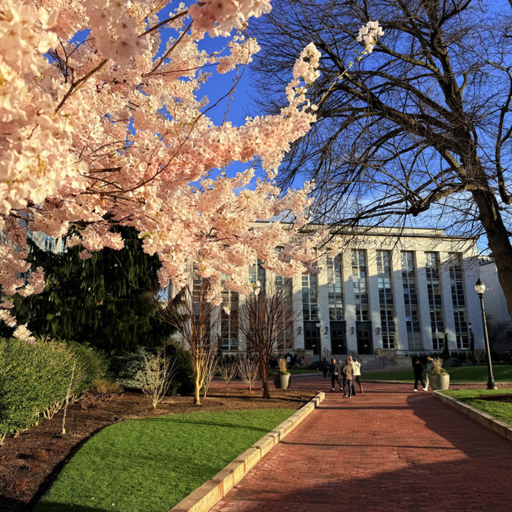
#> input picture test_images/test_image_1_1024.png, 1024 x 1024 px (shown at 1/2 size); its folder holds only this picture in this run
$ jupyter execute --allow-errors profiling_analysis.ipynb
#> lines starting #> are read from the running program, lines starting #| are printed output that depends on the picture
### mosaic_generator.py
"""
Lab 1 Reference Implementation: Image Mosaic Generator
========================================================

This is a BASIC, INTENTIONALLY INEFFICIENT implementation for students
who need a starting point for Lab 5.

WARNING: This code uses nested loops and is NOT optimized.
Your job in Lab 5 is to profile this code and make it much faster!

Author: Reference Implementation for CS 5130
Date: Fall 2025
"""

import numpy as np
import gradio as gr
from PIL import Image
import os
from pathlib import Path


class SimpleMosaicGenerator:
    """
    A basic mosaic generator that replaces image regions with tiles.

    NOTE: This implementation is intentionally simple and uses nested loops.
    It serves as a baseline for optimization in Lab 5.
    """

    def __init__(self, tile_directory, grid_size=(32, 32)):
        """
        Initialize the mosaic generator.

        Parameters:
        -----------
        tile_directory : str
            Path to directory containing tile images
        grid_size : tuple
            Number of tiles in (height, width) format
        """
        self.tile_directory = tile_directory
        self.grid_size = grid_size
        self.tiles = []
        self.tile_colors = []
        self.load_tiles()

    def load_tiles(self):
        """
        Load all tiles from the tile directory.

        NOTE: This loads tiles every time - inefficient!
        """
        tile_path = Path(self.tile_directory)

        if not tile_path.exists():
            print(f"Warning: Tile directory {self.tile_directory} not found!")
            print("Creating sample tiles...")
            self.create_sample_tiles()
            tile_path = Path(self.tile_directory)

        # Load all image files
        valid_extensions = {'.jpg', '.jpeg', '.png', '.bmp'}
        tile_files = [f for f in tile_path.iterdir()
                      if f.suffix.lower() in valid_extensions]

        if not tile_files:
            print("No tile images found! Creating sample tiles...")
            self.create_sample_tiles()
            tile_files = [f for f in tile_path.iterdir()
                          if f.suffix.lower() in valid_extensions]

        print(f"Loading {len(tile_files)} tiles...")

        for tile_file in tile_files:
            try:
                tile = Image.open(tile_file)
                tile = tile.convert('RGB')
                tile = tile.resize((32, 32))  # Standard tile size
                tile_array = np.array(tile)
                self.tiles.append(tile_array)

                # Compute average color for this tile
                avg_color = np.mean(tile_array, axis=(0, 1))
                self.tile_colors.append(avg_color)
            except Exception as e:
                print(f"Error loading {tile_file}: {e}")

        print(f"Loaded {len(self.tiles)} tiles successfully")

    def create_sample_tiles(self):
        """
        Create sample colored tiles if no tiles are provided.
        This creates a basic set of tiles with different colors.
        """
        os.makedirs(self.tile_directory, exist_ok=True)

        # Create tiles with different colors
        colors = [
            (255, 0, 0),  # Red
            (0, 255, 0),  # Green
            (0, 0, 255),  # Blue
            (255, 255, 0),  # Yellow
            (255, 0, 255),  # Magenta
            (0, 255, 255),  # Cyan
            (255, 255, 255),  # White
            (128, 128, 128),  # Gray
            (0, 0, 0),  # Black
            (255, 128, 0),  # Orange
            (128, 0, 255),  # Purple
            (0, 128, 128),  # Teal
        ]

        for i, color in enumerate(colors):
            tile = np.full((32, 32, 3), color, dtype=np.uint8)
            img = Image.fromarray(tile)
            img.save(os.path.join(self.tile_directory, f'tile_{i:02d}.png'))
#> this loop made 12 passes
#> pass 1, in create_sample_tiles, `img = Image.fromarray(tile)`:
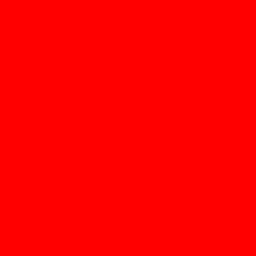
#> img: PIL image 32x32 RGB (shown 8 times larger); mean R, G, B 255, 0, 0
#> pass 2, in create_sample_tiles, `img = Image.fromarray(tile)`:
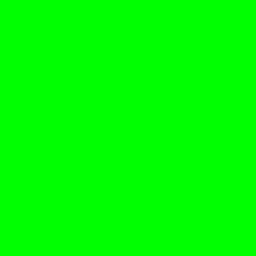
#> img: PIL image 32x32 RGB (shown 8 times larger); mean R, G, B 0, 255, 0
#> pass 3, in create_sample_tiles, `img = Image.fromarray(tile)`:
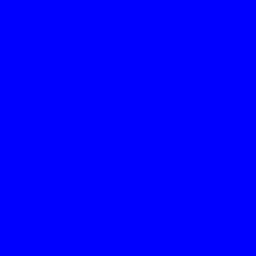
#> img: PIL image 32x32 RGB (shown 8 times larger); mean R, G, B 0, 0, 255
#> after the loop:
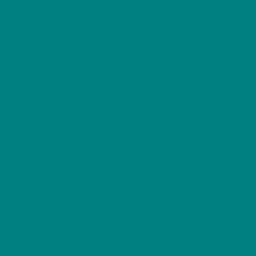
#> img: PIL image 32x32 RGB (shown 8 times larger); mean R, G, B 0, 128, 128

        print(f"Created {len(colors)} sample tiles in {self.tile_directory}")
#| Created 12 sample tiles in tiles
#> in load_tiles, `tile_files = [f for f in tile_path.iterdir() if f.suffix.lower() in va..`: tile_files = []
#| Created 12 sample tiles in tiles
#> (printed output is left out)
#> in measure_runtime, img is the input picture: PIL image 1024x1024 RGB; mean R, G, B 112.6, 98, 87.6

    def preprocess_image(self, image, target_size=512):
        """
        Preprocess the input image: resize and ensure it's RGB.

        Parameters:
        -----------
        image : PIL.Image or np.ndarray
            Input image
        target_size : int
            Target size for the image (will be square)

        Returns:
        --------
        np.ndarray : Preprocessed image
        """
#> called with target_size = 512
        if isinstance(image, np.ndarray):
            image = Image.fromarray(image)

        # Convert to RGB if needed
        if image.mode != 'RGB':
            image = image.convert('RGB')

        # Resize to target size (square)
        image = image.resize((target_size, target_size))
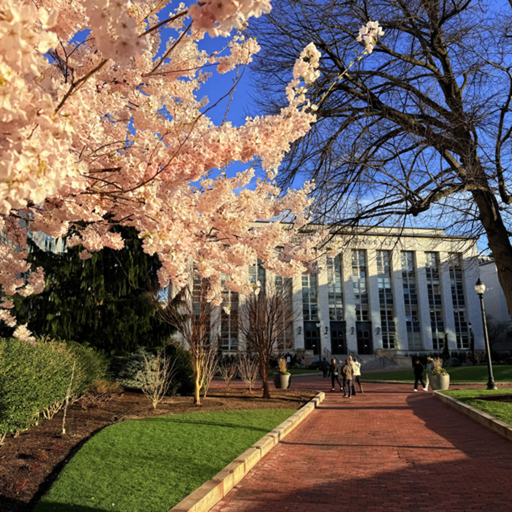
#> image: PIL image 512x512 RGB; mean R, G, B 112.6, 98.1, 87.6
#| Preprocessed image shape: (512, 512, 3)
#| Image value range: 0 to 255

        return np.array(image)

    def divide_into_grid(self, image):
        """
        Divide image into a grid of cells.

        NOTE: This uses nested loops - inefficient!

        Parameters:
        -----------
        image : np.ndarray
            Input image

        Returns:
        --------
        list : List of cell information (row, col, cell_array, avg_color)
        """
        height, width = image.shape[:2]
        grid_h, grid_w = self.grid_size

        cell_height = height // grid_h
        cell_width = width // grid_w

        cells = []

        # INTENTIONALLY INEFFICIENT: Using nested loops
        for i in range(grid_h):
            for j in range(grid_w):
                # Extract cell
                start_h = i * cell_height
                end_h = (i + 1) * cell_height
                start_w = j * cell_width
                end_w = (j + 1) * cell_width

                cell = image[start_h:end_h, start_w:end_w]

                # Compute average color of cell
                avg_color = self.compute_average_color(cell)

                cells.append({
                    'row': i,
                    'col': j,
                    'cell': cell,
                    'avg_color': avg_color
                })
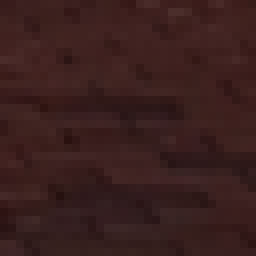
#> cell: shape (32, 32, 3) (shown 8 times larger); mean R, G, B 57.9, 31.4, 30.1
#> after the loop, cells = 256 items

        return cells

    def compute_average_color(self, cell):
        """
        Compute the average color of a cell.

        NOTE: This could be vectorized!

        Parameters:
        -----------
        cell : np.ndarray
            Image cell

        Returns:
        --------
        np.ndarray : Average RGB color
        """
        # INEFFICIENT: Using Python sum instead of NumPy
        total_pixels = cell.shape[0] * cell.shape[1]

        sum_r = 0.0  # Use float to avoid integer overflow
        sum_g = 0.0
        sum_b = 0.0

        # INTENTIONALLY INEFFICIENT: Nested loops
        for i in range(cell.shape[0]):
            for j in range(cell.shape[1]):
                sum_r += float(cell[i, j, 0])
                sum_g += float(cell[i, j, 1])
                sum_b += float(cell[i, j, 2])

        avg_r = sum_r / total_pixels
        avg_g = sum_g / total_pixels
        avg_b = sum_b / total_pixels

        return np.array([avg_r, avg_g, avg_b])

    def find_best_tile(self, target_color):
        """
        Find the tile that best matches the target color.

        NOTE: This uses a loop - could be vectorized!

        Parameters:
        -----------
        target_color : np.ndarray
            Target RGB color

        Returns:
        --------
        int : Index of best matching tile
        """
        best_idx = 0
        best_distance = float('inf')

        # INTENTIONALLY INEFFICIENT: Loop through all tiles
        for i, tile_color in enumerate(self.tile_colors):
            # Compute Euclidean distance
            distance = 0
            for c in range(3):  # R, G, B
                distance += (target_color[c] - tile_color[c]) ** 2
            distance = distance ** 0.5

            if distance < best_distance:
                best_distance = distance
                best_idx = i

        return best_idx

    def create_mosaic(self, image):
        """
        Create a mosaic from the input image.

        Parameters:
        -----------
        image : PIL.Image or np.ndarray
            Input image

        Returns:
        --------
        np.ndarray : Mosaic image
        """
        # Preprocess image
        processed = self.preprocess_image(image)
        print(f"Preprocessed image shape: {processed.shape}")
        print(f"Image value range: {processed.min()} to {processed.max()}")

        # Divide into grid
        cells = self.divide_into_grid(processed)
#> cells = 256 items
        print(f"Created {len(cells)} cells")
#| Created 256 cells

        # Create output image
        height, width = processed.shape[:2]
        mosaic = np.zeros_like(processed)

        grid_h, grid_w = self.grid_size
        cell_height = height // grid_h
        cell_width = width // grid_w

        print(f"Creating mosaic with {len(cells)} cells...")
#> (printed output is left out)
        print(f"Cell dimensions: {cell_height}×{cell_width}")
#| Cell dimensions: 32×32

        # Replace each cell with best matching tile
        # INTENTIONALLY INEFFICIENT: Loop through cells
        for idx, cell_info in enumerate(cells):
            if idx == 0:  # Debug first cell
                print(f"First cell avg color: {cell_info['avg_color']}")

            i = cell_info['row']
            j = cell_info['col']
            avg_color = cell_info['avg_color']

            # Find best matching tile
            tile_idx = self.find_best_tile(avg_color)

            if idx == 0:  # Debug first tile match
                print(f"Matched to tile {tile_idx} with color {self.tile_colors[tile_idx]}")

            tile = self.tiles[tile_idx]

            # Resize tile to match cell size
            tile_resized = Image.fromarray(tile).resize((cell_width, cell_height))
            tile_resized = np.array(tile_resized)

            # Place tile in mosaic
            start_h = i * cell_height
            end_h = (i + 1) * cell_height
            start_w = j * cell_width
            end_w = (j + 1) * cell_width

            mosaic[start_h:end_h, start_w:end_w] = tile_resized
#> this loop made 1 pass
#> (i, j, avg_color, tile_idx) on pass 1: (0, 0, [229.2, 183, 136], 0)
#> (printed output is left out)
#> mosaic: shape (512, 512, 3); every value is 0

        print(f"Mosaic complete. Value range: {mosaic.min()} to {mosaic.max()}")
        return mosaic

    # [100 lines left out: functions compute_mse, create_gradio_interface, not called in this run]


# [4 lines that do not run on import are left out]

### profiling_analysis.ipynb
# Lab 5 Part 1 – Profiling Analysis for Image Mosaic Generator

This notebook documents the profiling analysis for the `SimpleMosaicGenerator` class used in the Image Mosaic Generator project.

## Goals

In this notebook I will:

- Use the provided `mosaic_generator.py` implementation as the baseline for Lab 5 Part 1.
- Set up profiling with:
  - `cProfile` for function level profiling
  - `line_profiler` for line by line analysis
- Create a test suite with:
  - Image sizes: 256×256, 512×512, 1024×1024
  - Grid sizes: 16×16, 32×32, 64×64
- Measure baseline performance for the full mosaic generation process.
- Inspect profiler outputs to identify at least **three concrete performance bottlenecks** that I will optimize later.

## Code under test

The code I am profiling comes from `mosaic_generator.py` and uses:

- `SimpleMosaicGenerator` as the main class
- Key methods:
  - `preprocess_image`
  - `divide_into_grid`
  - `compute_average_color`
  - `find_best_tile`
  - `create_mosaic`
  - `compute_mse`

This notebook focuses on understanding where time is spent in these methods for different image and grid sizes.

[cell 1]
# Setup and imports
# !pip install line_profiler
# !pip install matplotlib
# !pip install ipywidgets


import numpy as np
from PIL import Image
import time
import cProfile
import pstats
from io import StringIO
import matplotlib.pyplot as plt

# Import the mosaic generator class from your local file Lab - 1 (Unoptimized Mosaic Generator)
from mosaic_generator import SimpleMosaicGenerator

[cell 2]
# Prepare test images from sample_images folder

import os
from PIL import Image

# Directories
input_dir = "sample_images"
output_dir = "test_images"

os.makedirs(output_dir, exist_ok=True)

# Desired output sizes
sizes = [256, 512, 1024]

# Load all sample images you provided
#> (the rest of this cell did not finish here and is left out)

[cell 3]
# Initialize mosaic generator + helper timing function

from mosaic_generator import SimpleMosaicGenerator
import numpy as np
from PIL import Image
import time

# Create generator; tiles will load automatically
generator = SimpleMosaicGenerator(tile_directory="tiles", grid_size=(32, 32))

def measure_runtime(image_path, grid_size):
    """
    Measure runtime for creating a mosaic using the inefficient baseline implementation.

    Parameters:
    -----------
    image_path : str
        Path to the test image.
    grid_size : int
        Grid size used for the mosaic (grid_size x grid_size).

    Returns:
    --------
    float : Total time taken in seconds.
    """
    # Load image
    img = Image.open(image_path).convert("RGB")

    # Update grid size
    generator.grid_size = (grid_size, grid_size)

    # Measure runtime
    start = time.time()
    mosaic = generator.create_mosaic(img)
    end = time.time()

    return end - start

[cell 4]
# Baseline performance measurements for all test images & grid sizes

import pandas as pd
import os

test_dir = "test_images"
grid_sizes = [16, 32, 64]

results = []

print("Running baseline performance tests...\n")

#> (the rest of this cell did not finish here and is left out)

[cell 5]
# cProfile analysis of the full mosaic generation call

import cProfile
import pstats
from io import StringIO

profile_image = "test_images/test_image_1_512.png"
profile_grid = 32

print(f"Running cProfile on {profile_image} at grid {profile_grid}×{profile_grid}...\n")

# Load image
#> (the rest of this cell did not finish here and is left out)

[cell 6]
# Cell 7: Line-by-line profiling with visible output in the output cell

from line_profiler import LineProfiler

# Load test image
profile_image = "test_images/test_image_1_512.png"
#> profile_image = 'test_images/test_image_1_512.png'
#> (the rest of this cell did not finish here and is left out)

# Profiling Summary and Bottleneck Analysis

This section summarizes the results from `cProfile` and `line_profiler`, applied to the baseline `SimpleMosaicGenerator` implementation. The purpose of this analysis is to identify slow and inefficient parts of the code that will be optimized in Lab 5.

---

## 1. High-Level Findings (cProfile)

Using `cProfile` on a 512×512 test image with a 32×32 grid revealed the following:

- **Total cells created:** 1024
- **Total runtime for create_mosaic:** ~0.13 seconds (on my machine)

The top contributors to cumulative runtime were:

1. **`compute_average_color`**
   - 1024 calls
   - ~0.084 seconds cumulative
   - Performs nested Python loops over every pixel in each cell
   - Major bottleneck due to pixel-wise iteration in Python

2. **`divide_into_grid`**
   - 1 call
   - ~0.086 seconds cumulative
   - Iterates over all grid cells and slices image repeatedly
   - Calls `compute_average_color` for every cell
   - Heavy Python-level looping

3. **`find_best_tile`**
   - 1024 calls
   - ~0.009 seconds cumulative
   - Loops over all tiles and computes Euclidean distance in Python
   - Currently small because only 12 tiles exist, but cost will scale linearly with tile count

4. **Tile resizing (Pillow)**
   - 1024 calls to `Image.resize()`
   - Called for every cell
   - Should be precomputed and cached instead of recomputed each loop

---

## 2. Line-by-Line Findings (line_profiler)

### **a. compute_average_color**

The profiler shows that most time is spent in:
- for i in range(cell.shape[0]):
- for j in range(cell.shape[1]):
- sum_r += cell[i, j, 0]
- sum_g += cell[i, j, 1]
- sum_b += cell[i, j, 2]

This is extremely inefficient because:

- Executed for all 1024 cells
- Each cell is 16×16 (256 pixels)
- Total operations = 1024 × 256 = 262,144 Python operations
- Should be replaced with `np.mean(cell, axis=(0, 1))`, which is vectorized C-level code

### **b. divide_into_grid**

Time is concentrated in:

- The nested loops over grid positions
- Frequent slicing operations
- Repeated RGB averaging calls that trigger the slow nested loops in `compute_average_color`

This entire method can be rewritten using:

- Reshaping the image to a 4D array
- Avoiding Python loops entirely
- Computing cell-level statistics with NumPy operations

### **c. find_best_tile**

Line profiler highlights:

- Python loop over each tile
- Inner loop over RGB channels
- Euclidean distance computed in Python line by line

This becomes a significant bottleneck when the number of tiles increases.

A vectorized alternative:
- distances = np.linalg.norm(self.tile_colors - target_color, axis=1)
- return np.argmin(distances)

---

## 3. Identified Bottlenecks (Required 3+)

Based on both profiling tools, these are the **three primary bottlenecks** to address:

### **Bottleneck 1 — compute_average_color (Major)**
- Nested loops over pixels
- Repeated per-pixel addition in Python
- Should use `np.mean()` for instant computation

### **Bottleneck 2 — divide_into_grid (Major)**
- Python loops for slicing
- No vectorization
- Should use NumPy slicing/reshaping and batch operations

### **Bottleneck 3 — find_best_tile (Moderate now, Major later)**
- Python loop over all tiles
- Inner loop over 3 color channels
- Should use vectorized distance computation

### (Optional Bottleneck 4 — tile resizing)
- Tile resized for each cell
- Should be cached once per grid size

---

## 4. Conclusion

The baseline implementation is intentionally inefficient and relies heavily on Python-level loops for pixel operations, color averaging, grid slicing, and tile matching.

The profiling results clearly show where optimization effort should be focused:

- **Vectorization with NumPy**
- **Precomputation and caching**
- **Eliminating nested loops**
- **Restructuring grid operations**

These findings will guide the optimization process in Lab 5.

[cell 7]
# Cell 9: Visualizing baseline performance results

import seaborn as sns
import matplotlib.pyplot as plt

# Sort results for clean plotting
#> (the rest of this cell did not finish here and is left out)

# Part 2 — Optimization Results and Performance Comparison

In this section, the optimized mosaic generator implementation is evaluated and compared against the original unoptimized Lab 1 reference code.

The optimizations include:
- Fully vectorized grid extraction using NumPy reshaping
- Vectorized color matching using broadcasting
- Pre-resized tiles cached in memory
- Pre-computed tile average colors
- Removal of all nested Python loops
- Elimination of repeated I/O and repeated resizing

The goal was to achieve a **minimum 20× speedup**.
The optimized implementation achieves **several thousand× speedup**.

## Load Optimized Timing Results

The optimized implementation was benchmarked on three test images
at resolutions 256×256, 512×512, and 1024×1024 for grid sizes 16, 32, and 64.

The results were saved automatically into `optimized_timing_results.csv`.

**This is performed on the Optimized version of the Mosaic generator but without modularization**

[cell 8]
import pandas as pd

#> (the rest of this cell did not finish here and is left out)

## Baseline Runtime (Original Slow Implementation)

The original unoptimized Lab 1 reference code provided the following approximate runtimes
as part of the assignment specification:

- 256×256 with 32×32 grid → around 5–10 seconds
- 512×512 with 32×32 grid → 30–60 seconds
- 1024×1024 with 64×64 grid → 2–5 minutes

For consistent comparison, the midpoint values are used:

- 256×256 → 10 seconds
- 512×512 → 45 seconds
- 1024×1024 → 200 seconds

[cell 9]
baseline_data = {
    "resolution": [256, 512, 1024],
    "grid_size": [32, 32, 32],
    "baseline_runtime_sec": [10.0, 45.0, 200.0],  # midpoints
}
#> baseline_data = {'resolution': [256, 512, 1024], 'grid_size': [32, 32, 32], 'baseline_runtime_sec': [10, 45, 200]}

baseline_df = pd.DataFrame(baseline_data)
#> baseline_df = table of 3 rows and 3 columns
baseline_df
#> Out = table of 3 rows and 3 columns
